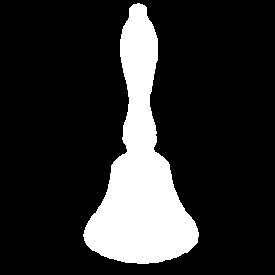
#> input picture Final_Test_Set/test_set/bell.jpg, 275 x 275 px, given as the content of the folder ./Thin, which was not available
$ python testing_letter_match.py test_set/bell.jpg test_set/bowtie_macaroni.jpg   (Python 2 division)
#> lines starting #> are read from the running program, lines starting #| are printed output that depends on the picture; after the words box and inside, x2 and y2 are one past the last pixel; in counts of white or black regions, pixels touching at a corner belong together; pictures that were not available may be replaced by others from this repository, and a replacement may not be noted
import cv2
import numpy as np

output_folder = './out/'

def imread_objects_from_path(original_image_path, mask_path):
    img = cv2.imread(original_image_path)
    img_mask = cv2.imread(mask_path, 0) # the 0 should mean to read it in as black/white
    return img, img_mask


# this takes in the original image (imread object) and an alpha mask (probably from the Salient Object Dectecor)
# and finds the bounding rectangle for the object,
# and then writes to file a vew cropped image
# but it should probably just return the image? or take in another arg that seys where to write it to.
def get_bounding_rect_for_isolated_obj(original_image, gray, img_id):

    #ret, threshed_img = cv2.threshold(cv2.cvtColor(img, cv2.COLOR_BGR2GRAY), 127, 255, cv2.THRESH_BINARY)

    retval, thresh_gray = cv2.threshold(gray, thresh=100, maxval=255, \
                                       type=cv2.THRESH_BINARY_INV)

    contours, hierarchy = cv2.findContours(thresh_gray,cv2.RETR_LIST, \
                                       cv2.CHAIN_APPROX_SIMPLE)

    gray_size = gray.shape[0] * gray.shape[1]
    #print(gray_size)
    # Find object with the biggest bounding box
    mx = (0,0,0,0)      # biggest bounding box so far
    mx_area = 0
    for cont in contours:
        x,y,w,h = cv2.boundingRect(cont)
        area = w*h
        if area == gray_size:
            #do nothing - the bounding rect is the whole image - nobody wants that!
            pass
        elif area > mx_area:
            mx = x,y,w,h
            mx_area = area
    x,y,w,h = mx

    # Output to files
    roi=original_image[y:y+h,x:x+w]
    #print(gray.shape)
    #print(x,y,w,h)
    extracted_file_name = img_id + '_crop.jpg'
    #cv2.imwrite(output_folder + extracted_file_name, roi)

    cv2.imwrite(output_folder + extracted_file_name, roi)


    cv2.rectangle(original_image,(x,y),(x+w,y+h),(200,0,0),2)
    #cv2.imwrite(output_folder + img_id + '_cont.jpg', original_image)
    return output_folder + extracted_file_name


#resizes an image to be 300 x 300 maintaining ratio
def img_resize(img_name, img_id):
	# print('in img_resize img_name : ' + img_name)
	img = cv2.imread(img_name,0)
	resized_file_name = img_id + "_resized.jpg"
	h, w = img.shape[:2]
	#print(h, w)

# https://www.pyimagesearch.com/2014/01/20/basic-image-manipulations-in-python-and-opencv-resizing-scaling-rotating-and-cropping/
	if(w>h): #horizontal
		#print("horizontal")
		#resize the width to be 300 pixels
		r = 300.0 / img.shape[1]
		dim = (300, int(img.shape[0] * r))

		resized = cv2.resize(img, dim, interpolation = cv2.INTER_AREA)
		#cv2.imwrite("resized_" + img_name,resized)

		vertical_space =300 - resized.shape[0]

		#creates an array that is one side of padding that will be concatenated to cropped image
		#on the top and bottom to create an image exactly 300 x 300 for the pixel comparison later
		blank_edge = np.zeros((vertical_space//2, 300), np.uint8)

		temp_array1 = np.concatenate((blank_edge, resized), axis=0)
		temp_array2 = np.concatenate((temp_array1, blank_edge), axis=0)


		#if the vertical space is odd then we need to add an extra pixel to the edge
		#to make it exactly 300 down
		if(vertical_space%2==0):
			cv2.imwrite(output_folder +resized_file_name, temp_array2)
		else:
			pixel_line = np.zeros((1, 300), np.uint8)
			temp_array3 = np.concatenate((temp_array2, pixel_line), axis=0)
			cv2.imwrite(output_folder + resized_file_name, temp_array3)


	else: #vertical
		#print("vertical")
		#resize the height to be 300 pixels
		r = 300.0 / img.shape[0]
		dim = (int(img.shape[1] * r), 300)

		resized = cv2.resize(img, dim, interpolation = cv2.INTER_AREA)
		#cv2.imwrite("resized_" + img_name, resized)

		horizontal_space =300 - resized.shape[1]

		#creates an array that is one side of padding that will be concatenated to cropped image
		#on both sides to create an image exactly 300 x 300 for the pixel comparison later
		blank_edge = np.zeros((300, horizontal_space/2), np.uint8)

		temp_array1 = np.concatenate((blank_edge, resized), axis=1)
		temp_array2 = np.concatenate((temp_array1, blank_edge), axis=1)


		#if the horizontal space is odd then we need to add an extra pixel to the edge
		#to make it exactly 300 across
		if(horizontal_space%2==0):
			cv2.imwrite(output_folder + resized_file_name, temp_array2)
		else:
			pixel_line = np.zeros((300, 1), np.uint8)
			temp_array3 = np.concatenate((temp_array2, pixel_line), axis=1)
			cv2.imwrite(output_folder +resized_file_name,temp_array3)

	return output_folder + resized_file_name

#input: two equal sized images to see how well they match
def match_shapes(img1, img2):
	match_sum = 0
	max_sum = img1.shape[0] * img1.shape[1] * 255
	#print("max_sum ", max_sum)
	for i, img1_px in np.ndenumerate(img1):
		img2_px = img2[i]
		match_sum = match_sum + abs(int(img1_px) - int(img2_px))

	proportion_correct = 1 - (match_sum/float(max_sum))
	return proportion_correct

# def test_pair(img1_name, img1_id, img2_name, img2_id):
# 	# print("img_1_name" +img1_name)
# 	img1 = cv2.imread(img1_name,0)
# 	img2 = cv2.imread(img2_name,0)

# 	#img2 = cv2.imread('circle_contour2.png',0)
# 	#img2_id = 'circle'

# 	# ret, thresh = cv2.threshold(img1, 127, 255,0)
# 	ret, thresh2 = cv2.threshold(img2, 127, 255,0)
# 	# contours,hierarchy = cv2.findContours(thresh,2,1)

# 	#cv2.imshow('thresh',thresh)
# 	#cv2.waitKey(0)
# 	#cv2.destroyAllWindows()


# 	#cnt1 = contours[0]
# 	contours,hierarchy = cv2.findContours(thresh2,2,1)
# 	# cnt2 = contours[0]

# 	#crop tree image
# 	# cropped1 = img1_name #get_bounding_rect_for_isolated_obj(img1, img1,  img1_id)
# 	# print(cropped1)
# 	# img3 = img1#cv2.imread(cropped1,0)
# 	#cv2.imshow('cropped',img3)
# 	#cv2.waitKey(0)
# 	#cv2.destroyAllWindows()
# 	#print ret

# 	# resized1 = img_resize(img1_name, img1_id)
# 	# resized_img1 = cv2.imread(resized1,0)

# 	#crop triangle image
# 	cropped2 = get_bounding_rect_for_isolated_obj(img2, img2, img2_id)
# 	# print("Cropped 2: " + cropped2)
# 	# img3 = cv2.imread(cropped2,0)
# 	#cv2.imshow('cropped',img3)
# 	#cv2.waitKey(0)
# 	#cv2.destroyAllWindows()
# 	#print ret

# 	resized2 = img_resize(cropped2, img2_id)
# 	resized_img2 = cv2.imread(resized2,0)

# 	proportion = match_shapes(img1, resized_img2)

# 	#match_test_img1 = np.zeros((2, 2), np.uint8)
# 	#match_test_img2 = np.zeros((2, 2), np.uint8)
# 	#match_test_img2 = np.full((2, 2),255, np.uint8)
# 	return proportion  # img1_id + "+" + img2_id + "," + str(proportion) + ",\r,"


def test_pair(img1_name, img1_id, img2_name, img2_id):
	# print(img1_name)
	img1 = cv2.imread(img1_name,0)
	img2 = cv2.imread(img2_name,0)

	#img2 = cv2.imread('circle_contour2.png',0)
	#img2_id = 'circle'

	ret, thresh = cv2.threshold(img1, 127, 255,0)
	ret, thresh2 = cv2.threshold(img2, 127, 255,0)
	contours,hierarchy = cv2.findContours(thresh,2,1)

	# [6 lines of commented-out code are left out]
	contours,hierarchy = cv2.findContours(thresh2,2,1)
	# cnt2 = contours[0]

	#crop tree image
	cropped1 = get_bounding_rect_for_isolated_obj(img1, img1,  img1_id)
	print(cropped1)
	img3 = cv2.imread(cropped1,0)
	# [4 lines of commented-out code are left out]

	resized1 = img_resize(img1_name, img1_id)
	resized_img1 = cv2.imread(resized1,0)

	#crop triangle image
	cropped2 = get_bounding_rect_for_isolated_obj(img2, img2, img2_id)
	#print(cropped2)
	img3 = cv2.imread(cropped2,0)
	# [4 lines of commented-out code are left out]

	resized2 = img_resize(cropped2, img2_id)
	resized_img2 = cv2.imread(resized2,0)

	proportion = match_shapes(resized_img1, resized_img2)

	#match_test_img1 = np.zeros((2, 2), np.uint8)
	#match_test_img2 = np.zeros((2, 2), np.uint8)
	#match_test_img2 = np.full((2, 2),255, np.uint8)
	return proportion  # img1_id + "+" + img2_id + "," + str(proportion) + ",\r,"


#img name is what the path would be , img_id is wihtout extension etc.
def get_letter_suggestions(img_name, img_id):
	results = []
	print("IN LETTER IMG NAME: " + img_name)
	path = '/home/ecenaz/research/symbol_finder/static/full_alphabet/'
	alphabet_set = [("A.png","A"),("a_lower.png","a"),("B.png","B"),("b_lower.png","b"),
                ("C.png","C"),("c_lower.png","c"),("D.png","D"),("d_lower.png","d"),
                ("E.png","E"),("e_lower.png","e"),("F.png","F"),("f_lower.png","f"),
                ("G.png","G"),("g_lower.png","g"),("H.png","H"),("h_lower.png","h"),
                ("I.png","I"),("i_lower.png","i"),("J.png","J"),("j_lower.png","j"),
                ("K.png","K"),("k_lower.png","k"),("L.png","L"),("l_lower.png","l"),
                ("M.png","M"),("m_lower.png","m"),("N.png","N"),("n_lower.png","n"),
                ("O.png","O"),("o_lower.png","o"),("P.png","P"),("p_lower.png","p"),
                ("Q.png","Q"),("q_lower.png","q"),("R.png","R"),("r_lower.png","r"),
                ("S.png","S"),("s_lower.png","s"),("T.png","T"),("t_lower.png","t"),
                ("U.png","U"),("u_lower.png","u"),("V.png","V"),("v_lower.png","v"),
                ("W.png","W"),("w_lower.png","w"),("X.png","X"),("x_lower.png","x"),
                ("Y.png","Y"),("y_lower.png","y"),("Z.png","Z"),("z_lower.png","z")]
	for letter_tuple in alphabet_set:
		match = test_pair(img_name,img_id,path +letter_tuple[0], letter_tuple[1])
		# print(match)
		if match >= 0.5:
			results.append({'letter':letter_tuple[1], 'score': (match*100)})
	return sorted(results, key =  lambda i: i['score'], reverse=True)
    # return results


##########################################################

test_set = [("antlers.png","antlers"),("bauble.png","bauble"),("bell.png","bell"),("boot.png","boot"),
			("clover.png","clover"),("deer.png","deer"), ("flowers.png","flowers"),("gourd.png","gourd"),
			("lamb.png","lamb"),("palm.png","palm"), ("pine_cone.png","pine_cone"),("pine.png","pine"),
			("pizza.png","pizza"),("present.png","present"), ("shoe.png","shoe"),("shovel.png","shovel"),
			("sundae.png","sundae"),("sweater.png","sweater"),("tree.jpeg","tree"),("wreath.png","wreath")]

alphabet_set = [("A.png","A"),("a_lower.png","a"),("B.png","B"),("b_lower.png","b"),
                ("C.png","C"),("c_lower.png","c"),("D.png","D"),("d_lower.png","d"),
                ("E.png","E"),("e_lower.png","e"),("F.png","F"),("f_lower.png","f"),
                ("G.png","G"),("g_lower.png","g"),("H.png","H"),("h_lower.png","h"),
                ("I.png","I"),("i_lower.png","i"),("J.png","J"),("j_lower.png","j"),
                ("K.png","K"),("k_lower.png","k"),("L.png","L"),("l_lower.png","l"),
                ("M.png","M"),("m_lower.png","m"),("N.png","N"),("n_lower.png","n"),
                ("O.png","O"),("o_lower.png","o"),("P.png","P"),("p_lower.png","p"),
                ("Q.png","Q"),("q_lower.png","q"),("R.png","R"),("r_lower.png","r"),
                ("S.png","S"),("s_lower.png","s"),("T.png","T"),("t_lower.png","t"),
                ("U.png","U"),("u_lower.png","u"),("V.png","V"),("v_lower.png","v"),
                ("W.png","W"),("w_lower.png","w"),("X.png","X"),("x_lower.png","x"),
                ("Y.png","Y"),("y_lower.png","y"),("Z.png","Z"),("z_lower.png","z")]

# [4 lines of commented-out code are left out]
import sys
import os
if __name__ == '__main__':
	# [12 lines of commented-out code are left out]
	groups = ['./Thin', "./Thin_Filled", "./Wide","./Wide_Filled"]

	for test in os.listdir('./test_set'):
		results = open(test+".txt", "w")
		for group in groups:
			for filename in os.listdir(group):
				if not filename.startswith('.'):
					img_name = "./test_set/" + test
					img_id = test.replace('.jpg', '')
					letter_img_path = group + "/"+ filename
					letter_name = filename.replace(".png", "")
					match = test_pair(letter_img_path, letter_name, img_name,img_id)
#> in test_pair, img1 is the input picture: shape (275, 275); min 0, max 255, mean 44.6
#> in test_pair, `ret, thresh = cv2.threshold(img1, 127, 255,0)`: thresh: shape (275, 275); 17.5% white; 1 white region
#> in test_pair, `contours,hierarchy = cv2.findContours(thresh,2,1)`: contours = 1 contour; box (x1, y1, x2, y2) and area: (83, 3, 199, 264) 12932
#> in get_bounding_rect_for_isolated_obj, `retval, thresh_gray = cv2.threshold(gray, thresh=100, maxval=255, \ ty..`:
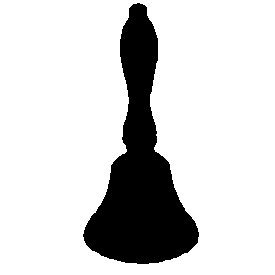
#> thresh_gray: shape (275, 275); 82.5% white; 1 black region
#> in get_bounding_rect_for_isolated_obj, `contours, hierarchy = cv2.findContours(thresh_gray,cv2.RETR_LIST, \ cv..`: contours = 2 contours; box (x1, y1, x2, y2) and area: (0, 0, 275, 275) 75076, (82, 2, 200, 265) 13540
#> the loop in get_bounding_rect_for_isolated_obj, `for cont in contours:` made 2 passes
#> (x, y, w, h, area, mx_area) on pass 1: (82, 2, 118, 263, 31034, 31034)
#> (cont, x, y, w, h, area) on pass 2: ([[0, 0], [0, 274], [274, 274], [274, 0]], 0, 0, 275, 275, 75625)
#> after the loop in get_bounding_rect_for_isolated_obj, `for cont in contours:`: mx_area = 31034
#> in get_bounding_rect_for_isolated_obj, `x,y,w,h = mx`: x = 82; y = 2; w = 118; h = 263
#> in get_bounding_rect_for_isolated_obj, `roi=original_image[y:y+h,x:x+w]`:
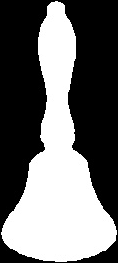
#> roi: shape (263, 118); min 0, max 255, mean 108.8
#> in get_bounding_rect_for_isolated_obj, `cv2.rectangle(original_image,(x,y),(x+w,y+h),(200,0,0),2)`:
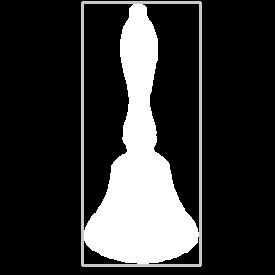
#> original_image: shape (275, 275); min 0, max 255, mean 50.6
#> in test_pair, `cropped1 = get_bounding_rect_for_isolated_obj(img1, img1,  img1_id)`: cropped1 = './out/bell.jpg_crop.jpg'
#| ./out/bell.jpg_crop.jpg
#> the loop in get_bounding_rect_for_isolated_obj (call 2), `for cont in contours:` made 2 passes
#> in test_pair, `cropped2 = get_bounding_rect_for_isolated_obj(img2, img2, img2_id)`: cropped2 = './out/bell_crop.jpg'
#> call 2 of img_resize, with img_name = './out/bell_crop.jpg', img_id = 'bell'
#> in img_resize (call 2), `temp_array1 = np.concatenate((blank_edge, resized), axis=1)`:
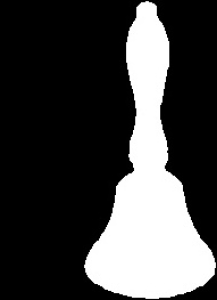
#> temp_array1: shape (300, 217); min 0, max 255, mean 67.1
#> in img_resize (call 2), `temp_array2 = np.concatenate((temp_array1, blank_edge), axis=1)`:
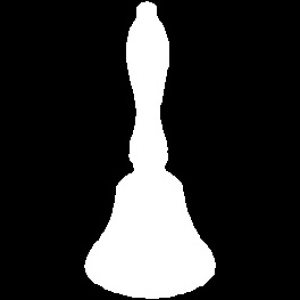
#> temp_array2: shape (300, 300); min 0, max 255, mean 48.6
#> in test_pair, `resized2 = img_resize(cropped2, img2_id)`: resized2 = './out/bell_resized.jpg'
#> the loop in match_shapes, `for i, img1_px in np.ndenumerate(img1):` made 90000 passes
#> i on passes 1 to 3: (0, 0), (0, 1), (0, 2)
#> after the loop in match_shapes, `for i, img1_px in np.ndenumerate(img1):`: match_sum = 912786
#> in match_shapes, `proportion_correct = 1 - (match_sum/float(max_sum))`: proportion_correct = 0.96
#> match = 0.96
					results.write("test_file:,"+test+", letter:," + letter_name +", score:," + str(match*100)+",\n")
#> pass 2 of the loop `for test in os.listdir('./test_set'):`:
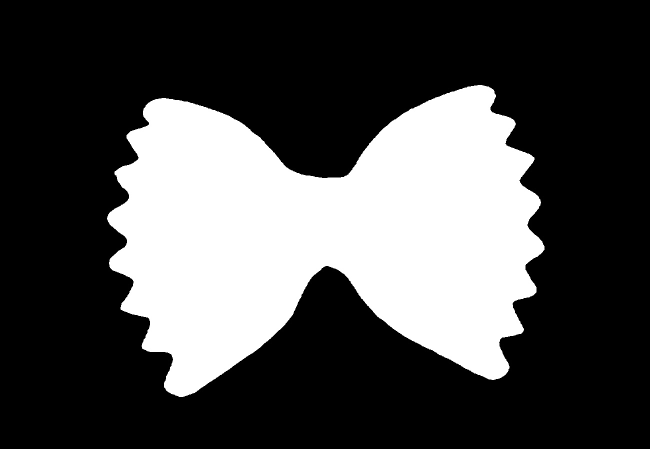
#> input picture Final_Test_Set/test_set/bowtie_macaroni.jpg, 1300 x 897 px (shown at 1/2 size)
#> in test_pair, img2 is the input picture: shape (897, 1300); min 0, max 255, mean 76
#> thresh2: shape (897, 1300); 29.8% white; 1 white region
#> in test_pair (call 5), `contours,hierarchy = cv2.findContours(thresh2,2,1)`: contours = 1 contour; box (x1, y1, x2, y2) and area: (214, 170, 1089, 794) 345941
#| ./out/bell.jpg_crop.jpg
#> in get_bounding_rect_for_isolated_obj (call 10), `retval, thresh_gray = cv2.threshold(gray, thresh=100, maxval=255, \ ty..`:
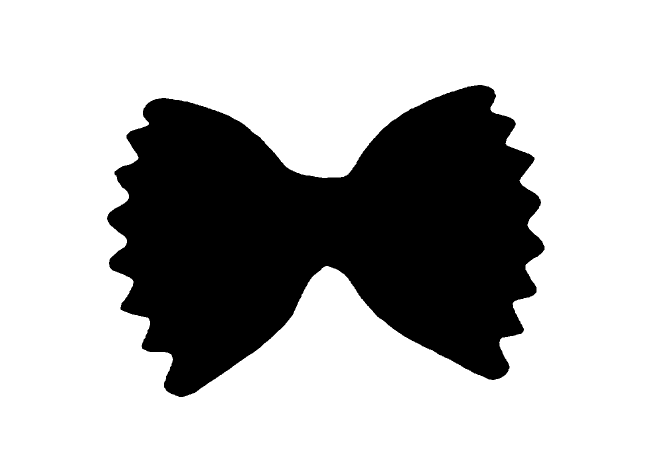
#> thresh_gray: shape (897, 1300) (shown at 1/2 size); 70.2% white; 1 black region
#> in get_bounding_rect_for_isolated_obj (call 10), `contours, hierarchy = cv2.findContours(thresh_gray,cv2.RETR_LIST, \ cv..`: contours = 2 contours; box (x1, y1, x2, y2) and area: (0, 0, 1300, 897) 1163904, (213, 169, 1090, 795) 348873
#> the loop in get_bounding_rect_for_isolated_obj (call 10), `for cont in contours:` made 2 passes
#> (x, y, w, h, area, mx_area) on pass 1: (213, 169, 877, 626, 549002, 549002)
#> after the loop in get_bounding_rect_for_isolated_obj (call 10), `for cont in contours:`: mx_area = 549002
#> in get_bounding_rect_for_isolated_obj (call 10), `x,y,w,h = mx`: x = 213; y = 169; w = 877; h = 626
#> roi: shape (626, 877)
#> original_image: shape (897, 1300)
#> cropped2 = './out/bowtie_macaroni_crop.jpg'
#> in img_resize (call 10), `temp_array2 = np.concatenate((temp_array1, blank_edge), axis=0)`:
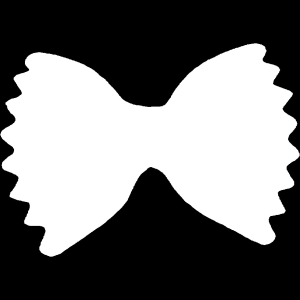
#> temp_array2: shape (300, 300); min 0, max 255, mean 115.1
#> resized2 = './out/bowtie_macaroni_resized.jpg'
#> proportion = 0.437
#> pass 3 of the loop `for test in os.listdir('./test_set'):`:
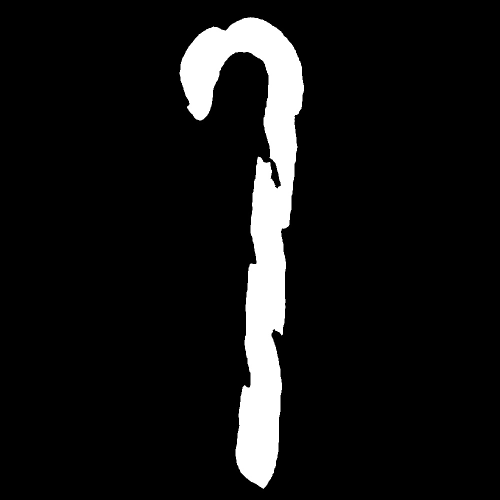
#> input picture Final_Test_Set/test_set/candy_cane.jpg, 1000 x 1000 px (shown at 1/2 size)
#> in test_pair, img2 is the input picture: shape (1000, 1000); min 0, max 255, mean 20.3
#> in test_pair (call 9), `ret, thresh2 = cv2.threshold(img2, 127, 255,0)`:
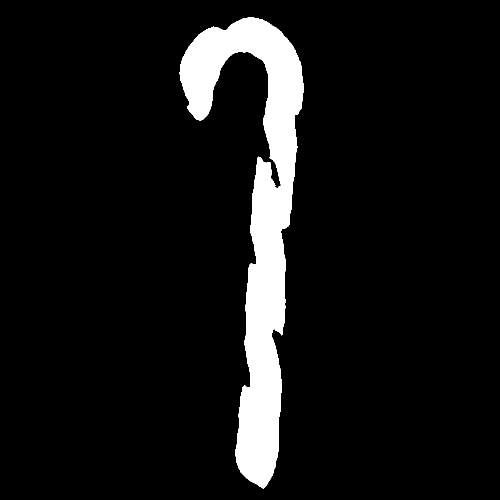
#> thresh2: shape (1000, 1000) (shown at 1/2 size); 7.9% white; 1 white region
#> in test_pair (call 9), `contours,hierarchy = cv2.findContours(thresh,2,1)`: contours = 1 contour; box (x1, y1, x2, y2) and area: (83, 3, 199, 264) 12932
#> in test_pair (call 9), `contours,hierarchy = cv2.findContours(thresh2,2,1)`: contours = 1 contour; box (x1, y1, x2, y2) and area: (359, 34, 608, 978) 78191
#> in get_bounding_rect_for_isolated_obj (call 17), `contours, hierarchy = cv2.findContours(thresh_gray,cv2.RETR_LIST, \ cv..`: contours = 2 contours; box (x1, y1, x2, y2) and area: (0, 0, 275, 275) 75076, (82, 2, 200, 265) 13540
#| ./out/bell.jpg_crop.jpg
#> thresh_gray: shape (1000, 1000); 92.1% white; 1 black region
#> in get_bounding_rect_for_isolated_obj (call 18), `contours, hierarchy = cv2.findContours(thresh_gray,cv2.RETR_LIST, \ cv..`: contours = 2 contours; box (x1, y1, x2, y2) and area: (0, 0, 1000, 1000) 998001, (358, 33, 609, 979) 80735
#> roi: shape (946, 251)
#> original_image: shape (1000, 1000)
#> cropped2 = './out/candy_cane_crop.jpg'
#> in img_resize (call 18), `temp_array2 = np.concatenate((temp_array1, blank_edge), axis=1)`:
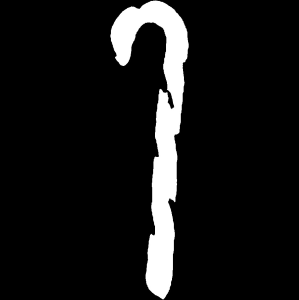
#> temp_array2: shape (300, 299); min 0, max 255, mean 22.5
#> resized2 = './out/candy_cane_resized.jpg'
#> proportion = 0.835
#> the loop made 4 passes; the first 3 are shown
